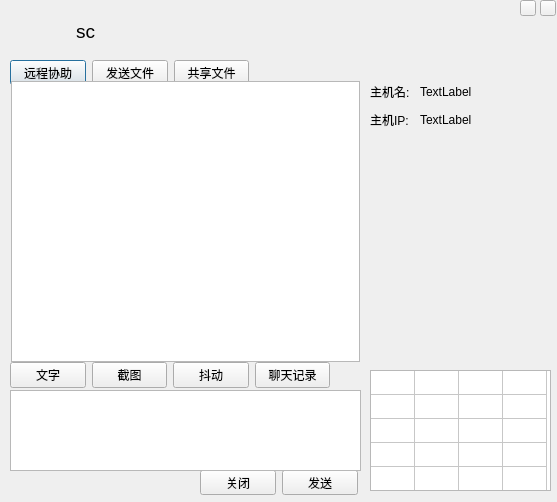
<?xml version="1.0" encoding="UTF-8"?>
<ui version="4.0">
 <class>ChatDialog</class>
 <widget class="QDialog" name="ChatDialog">
  <property name="geometry">
   <rect>
    <x>0</x>
    <y>0</y>
    <width>557</width>
    <height>502</height>
   </rect>
  </property>
  <property name="windowTitle">
   <string>聊天</string>
  </property>
  <widget class="QWidget" name="layoutWidget">
   <property name="geometry">
    <rect>
     <x>10</x>
     <y>60</y>
     <width>239</width>
     <height>25</height>
    </rect>
   </property>
   <layout class="QHBoxLayout" name="horizontalLayout_2">
    <item>
     <widget class="QPushButton" name="pushButton_5">
      <property name="text">
       <string>远程协助</string>
      </property>
     </widget>
    </item>
    <item>
     <widget class="QPushButton" name="sendfile">
      <property name="text">
       <string>发送文件</string>
      </property>
     </widget>
    </item>
    <item>
     <widget class="QPushButton" name="pushButton_7">
      <property name="text">
       <string>共享文件</string>
      </property>
     </widget>
    </item>
   </layout>
  </widget>
  <widget class="QWidget" name="layoutWidget_2">
   <property name="geometry">
    <rect>
     <x>200</x>
     <y>470</y>
     <width>158</width>
     <height>25</height>
    </rect>
   </property>
   <layout class="QHBoxLayout" name="horizontalLayout_5">
    <item>
     <widget class="QPushButton" name="pushButton_12">
      <property name="text">
       <string>关闭</string>
      </property>
     </widget>
    </item>
    <item>
     <widget class="QPushButton" name="SendMessage">
      <property name="text">
       <string>发送</string>
      </property>
     </widget>
    </item>
   </layout>
  </widget>
  <widget class="QWidget" name="layoutWidget_4">
   <property name="geometry">
    <rect>
     <x>10</x>
     <y>360</y>
     <width>320</width>
     <height>31</height>
    </rect>
   </property>
   <layout class="QHBoxLayout" name="horizontalLayout_4">
    <item>
     <widget class="QPushButton" name="pushButton_8">
      <property name="text">
       <string>文字</string>
      </property>
     </widget>
    </item>
    <item>
     <widget class="QPushButton" name="CutPic">
      <property name="text">
       <string>截图</string>
      </property>
     </widget>
    </item>
    <item>
     <widget class="QPushButton" name="ShakeWindow">
      <property name="styleSheet">
       <string notr="true"/>
      </property>
      <property name="text">
       <string>抖动</string>
      </property>
     </widget>
    </item>
    <item>
     <widget class="QPushButton" name="openChatButton">
      <property name="text">
       <string>聊天记录</string>
      </property>
     </widget>
    </item>
   </layout>
  </widget>
  <widget class="QTextEdit" name="MessageSend">
   <property name="geometry">
    <rect>
     <x>10</x>
     <y>390</y>
     <width>351</width>
     <height>81</height>
    </rect>
   </property>
   <property name="html">
    <string>&lt;!DOCTYPE HTML PUBLIC &quot;-//W3C//DTD HTML 4.0//EN&quot; &quot;http://www.w3.org/TR/REC-html40/strict.dtd&quot;&gt;
&lt;html&gt;&lt;head&gt;&lt;meta name=&quot;qrichtext&quot; content=&quot;1&quot; /&gt;&lt;style type=&quot;text/css&quot;&gt;
p, li { white-space: pre-wrap; }
&lt;/style&gt;&lt;/head&gt;&lt;body style=&quot; font-family:'宋体'; font-size:9pt; font-weight:400; font-style:normal;&quot;&gt;
&lt;p style=&quot;-qt-paragraph-type:empty; margin-top:0px; margin-bottom:0px; margin-left:0px; margin-right:0px; -qt-block-indent:0; text-indent:0px;&quot;&gt;&lt;/p&gt;&lt;/body&gt;&lt;/html&gt;</string>
   </property>
  </widget>
  <widget class="QToolButton" name="minButton">
   <property name="geometry">
    <rect>
     <x>520</x>
     <y>0</y>
     <width>16</width>
     <height>16</height>
    </rect>
   </property>
   <property name="minimumSize">
    <size>
     <width>15</width>
     <height>15</height>
    </size>
   </property>
   <property name="maximumSize">
    <size>
     <width>16</width>
     <height>16</height>
    </size>
   </property>
   <property name="styleSheet">
    <string notr="true"/>
   </property>
   <property name="text">
    <string/>
   </property>
   <property name="icon">
    <iconset resource="resource.qrc">
     <normaloff>:/img/minsize.bmp</normaloff>:/img/minsize.bmp</iconset>
   </property>
  </widget>
  <widget class="QToolButton" name="closeButton">
   <property name="geometry">
    <rect>
     <x>540</x>
     <y>0</y>
     <width>16</width>
     <height>16</height>
    </rect>
   </property>
   <property name="minimumSize">
    <size>
     <width>16</width>
     <height>16</height>
    </size>
   </property>
   <property name="maximumSize">
    <size>
     <width>16</width>
     <height>16</height>
    </size>
   </property>
   <property name="text">
    <string/>
   </property>
   <property name="icon">
    <iconset resource="resource.qrc">
     <normaloff>:/img/close.bmp</normaloff>:/img/close.bmp</iconset>
   </property>
  </widget>
  <widget class="QStackedWidget" name="stackedWidget">
   <property name="geometry">
    <rect>
     <x>370</x>
     <y>230</y>
     <width>181</width>
     <height>131</height>
    </rect>
   </property>
   <property name="currentIndex">
    <number>0</number>
   </property>
   <widget class="QWidget" name="page"/>
   <widget class="QWidget" name="page_2">
    <widget class="QProgressBar" name="ClientProgressBar">
     <property name="geometry">
      <rect>
       <x>40</x>
       <y>30</y>
       <width>118</width>
       <height>23</height>
      </rect>
     </property>
     <property name="value">
      <number>0</number>
     </property>
    </widget>
    <widget class="QPushButton" name="CliOpenfile">
     <property name="geometry">
      <rect>
       <x>10</x>
       <y>100</y>
       <width>75</width>
       <height>23</height>
      </rect>
     </property>
     <property name="text">
      <string>打开文件</string>
     </property>
    </widget>
    <widget class="QPushButton" name="CliSendfile">
     <property name="geometry">
      <rect>
       <x>100</x>
       <y>100</y>
       <width>75</width>
       <height>23</height>
      </rect>
     </property>
     <property name="text">
      <string>发送</string>
     </property>
    </widget>
   </widget>
   <widget class="QWidget" name="page_3">
    <widget class="QLabel" name="ServerMsg">
     <property name="geometry">
      <rect>
       <x>40</x>
       <y>60</y>
       <width>71</width>
       <height>20</height>
      </rect>
     </property>
     <property name="text">
      <string/>
     </property>
    </widget>
    <widget class="QPushButton" name="SerRefuse">
     <property name="geometry">
      <rect>
       <x>100</x>
       <y>90</y>
       <width>75</width>
       <height>23</height>
      </rect>
     </property>
     <property name="text">
      <string>拒绝接收</string>
     </property>
    </widget>
    <widget class="QProgressBar" name="ServerProgressBar">
     <property name="geometry">
      <rect>
       <x>30</x>
       <y>30</y>
       <width>118</width>
       <height>23</height>
      </rect>
     </property>
     <property name="value">
      <number>0</number>
     </property>
    </widget>
    <widget class="QPushButton" name="SerConfirm">
     <property name="geometry">
      <rect>
       <x>20</x>
       <y>90</y>
       <width>75</width>
       <height>23</height>
      </rect>
     </property>
     <property name="text">
      <string>保存</string>
     </property>
    </widget>
   </widget>
  </widget>
  <widget class="QWidget" name="layoutWidget_5">
   <property name="geometry">
    <rect>
     <x>370</x>
     <y>80</y>
     <width>51</width>
     <height>51</height>
    </rect>
   </property>
   <layout class="QVBoxLayout" name="verticalLayout">
    <item>
     <widget class="QLabel" name="label_2">
      <property name="text">
       <string>主机名:</string>
      </property>
     </widget>
    </item>
    <item>
     <widget class="QLabel" name="label_3">
      <property name="text">
       <string>主机IP:</string>
      </property>
     </widget>
    </item>
   </layout>
  </widget>
  <widget class="QWidget" name="layoutWidget_6">
   <property name="geometry">
    <rect>
     <x>420</x>
     <y>80</y>
     <width>131</width>
     <height>51</height>
    </rect>
   </property>
   <layout class="QVBoxLayout" name="verticalLayout_2">
    <item>
     <widget class="QLabel" name="hostname">
      <property name="text">
       <string>TextLabel</string>
      </property>
     </widget>
    </item>
    <item>
     <widget class="QLabel" name="hostip">
      <property name="text">
       <string>TextLabel</string>
      </property>
     </widget>
    </item>
   </layout>
  </widget>
  <widget class="QTableWidget" name="tableWidget">
   <property name="geometry">
    <rect>
     <x>370</x>
     <y>370</y>
     <width>181</width>
     <height>121</height>
    </rect>
   </property>
   <property name="verticalScrollBarPolicy">
    <enum>Qt::ScrollBarAlwaysOff</enum>
   </property>
   <property name="autoScroll">
    <bool>false</bool>
   </property>
   <property name="autoScrollMargin">
    <number>10</number>
   </property>
   <property name="editTriggers">
    <set>QAbstractItemView::NoEditTriggers</set>
   </property>
   <property name="sortingEnabled">
    <bool>false</bool>
   </property>
   <property name="rowCount">
    <number>10</number>
   </property>
   <attribute name="horizontalHeaderVisible">
    <bool>false</bool>
   </attribute>
   <attribute name="horizontalHeaderDefaultSectionSize">
    <number>44</number>
   </attribute>
   <attribute name="horizontalHeaderHighlightSections">
    <bool>false</bool>
   </attribute>
   <attribute name="horizontalHeaderMinimumSectionSize">
    <number>16</number>
   </attribute>
   <attribute name="horizontalHeaderStretchLastSection">
    <bool>false</bool>
   </attribute>
   <attribute name="verticalHeaderVisible">
    <bool>false</bool>
   </attribute>
   <attribute name="verticalHeaderDefaultSectionSize">
    <number>24</number>
   </attribute>
   <attribute name="verticalHeaderHighlightSections">
    <bool>false</bool>
   </attribute>
   <attribute name="verticalHeaderMinimumSectionSize">
    <number>16</number>
   </attribute>
   <attribute name="verticalHeaderShowSortIndicator" stdset="0">
    <bool>false</bool>
   </attribute>
   <attribute name="verticalHeaderStretchLastSection">
    <bool>false</bool>
   </attribute>
   <row/>
   <row/>
   <row/>
   <row/>
   <row/>
   <row/>
   <row/>
   <row/>
   <row/>
   <row/>
   <column>
    <property name="text">
     <string>名称</string>
    </property>
   </column>
   <column>
    <property name="text">
     <string>类型</string>
    </property>
   </column>
   <column>
    <property name="text">
     <string>大小</string>
    </property>
   </column>
   <column>
    <property name="text">
     <string>路径</string>
    </property>
   </column>
  </widget>
  <widget class="QTextEdit" name="ShowMessage">
   <property name="geometry">
    <rect>
     <x>11</x>
     <y>81</y>
     <width>349</width>
     <height>281</height>
    </rect>
   </property>
   <property name="font">
    <font>
     <pointsize>12</pointsize>
    </font>
   </property>
   <property name="readOnly">
    <bool>true</bool>
   </property>
   <property name="html">
    <string>&lt;!DOCTYPE HTML PUBLIC &quot;-//W3C//DTD HTML 4.0//EN&quot; &quot;http://www.w3.org/TR/REC-html40/strict.dtd&quot;&gt;
&lt;html&gt;&lt;head&gt;&lt;meta name=&quot;qrichtext&quot; content=&quot;1&quot; /&gt;&lt;style type=&quot;text/css&quot;&gt;
p, li { white-space: pre-wrap; }
&lt;/style&gt;&lt;/head&gt;&lt;body style=&quot; font-family:'宋体'; font-size:12pt; font-weight:400; font-style:normal;&quot;&gt;
&lt;p style=&quot;-qt-paragraph-type:empty; margin-top:0px; margin-bottom:0px; margin-left:0px; margin-right:0px; -qt-block-indent:0; text-indent:0px; font-size:9pt;&quot;&gt;&lt;/p&gt;&lt;/body&gt;&lt;/html&gt;</string>
   </property>
  </widget>
  <widget class="QWidget" name="layoutWidget">
   <property name="geometry">
    <rect>
     <x>30</x>
     <y>11</y>
     <width>481</width>
     <height>42</height>
    </rect>
   </property>
   <layout class="QHBoxLayout" name="horizontalLayout">
    <item>
     <widget class="QLabel" name="userHead">
      <property name="minimumSize">
       <size>
        <width>40</width>
        <height>40</height>
       </size>
      </property>
      <property name="maximumSize">
       <size>
        <width>32</width>
        <height>32</height>
       </size>
      </property>
      <property name="styleSheet">
       <string notr="true">background-image: url(:/3.bmp);</string>
      </property>
      <property name="text">
       <string/>
      </property>
      <property name="pixmap">
       <pixmap resource="resource.qrc">:/img/head.bmp</pixmap>
      </property>
     </widget>
    </item>
    <item>
     <widget class="QLabel" name="nameLable">
      <property name="text">
       <string>&lt;!DOCTYPE HTML PUBLIC &quot;-//W3C//DTD HTML 4.0//EN&quot; &quot;http://www.w3.org/TR/REC-html40/strict.dtd&quot;&gt;
&lt;html&gt;&lt;head&gt;&lt;meta name=&quot;qrichtext&quot; content=&quot;1&quot; /&gt;&lt;style type=&quot;text/css&quot;&gt;
p, li { white-space: pre-wrap; }
&lt;/style&gt;&lt;/head&gt;&lt;body style=&quot; font-family:'宋体'; font-size:9pt; font-weight:400; font-style:normal;&quot;&gt;
&lt;p style=&quot; margin-top:0px; margin-bottom:0px; margin-left:0px; margin-right:0px; -qt-block-indent:0; text-indent:0px;&quot;&gt;&lt;span style=&quot; font-size:14pt;&quot;&gt;sc&lt;/span&gt;&lt;/p&gt;&lt;/body&gt;&lt;/html&gt;</string>
      </property>
     </widget>
    </item>
   </layout>
  </widget>
 </widget>
 <resources>
  <include location="resource.qrc"/>
 </resources>
 <connections/>
</ui>
